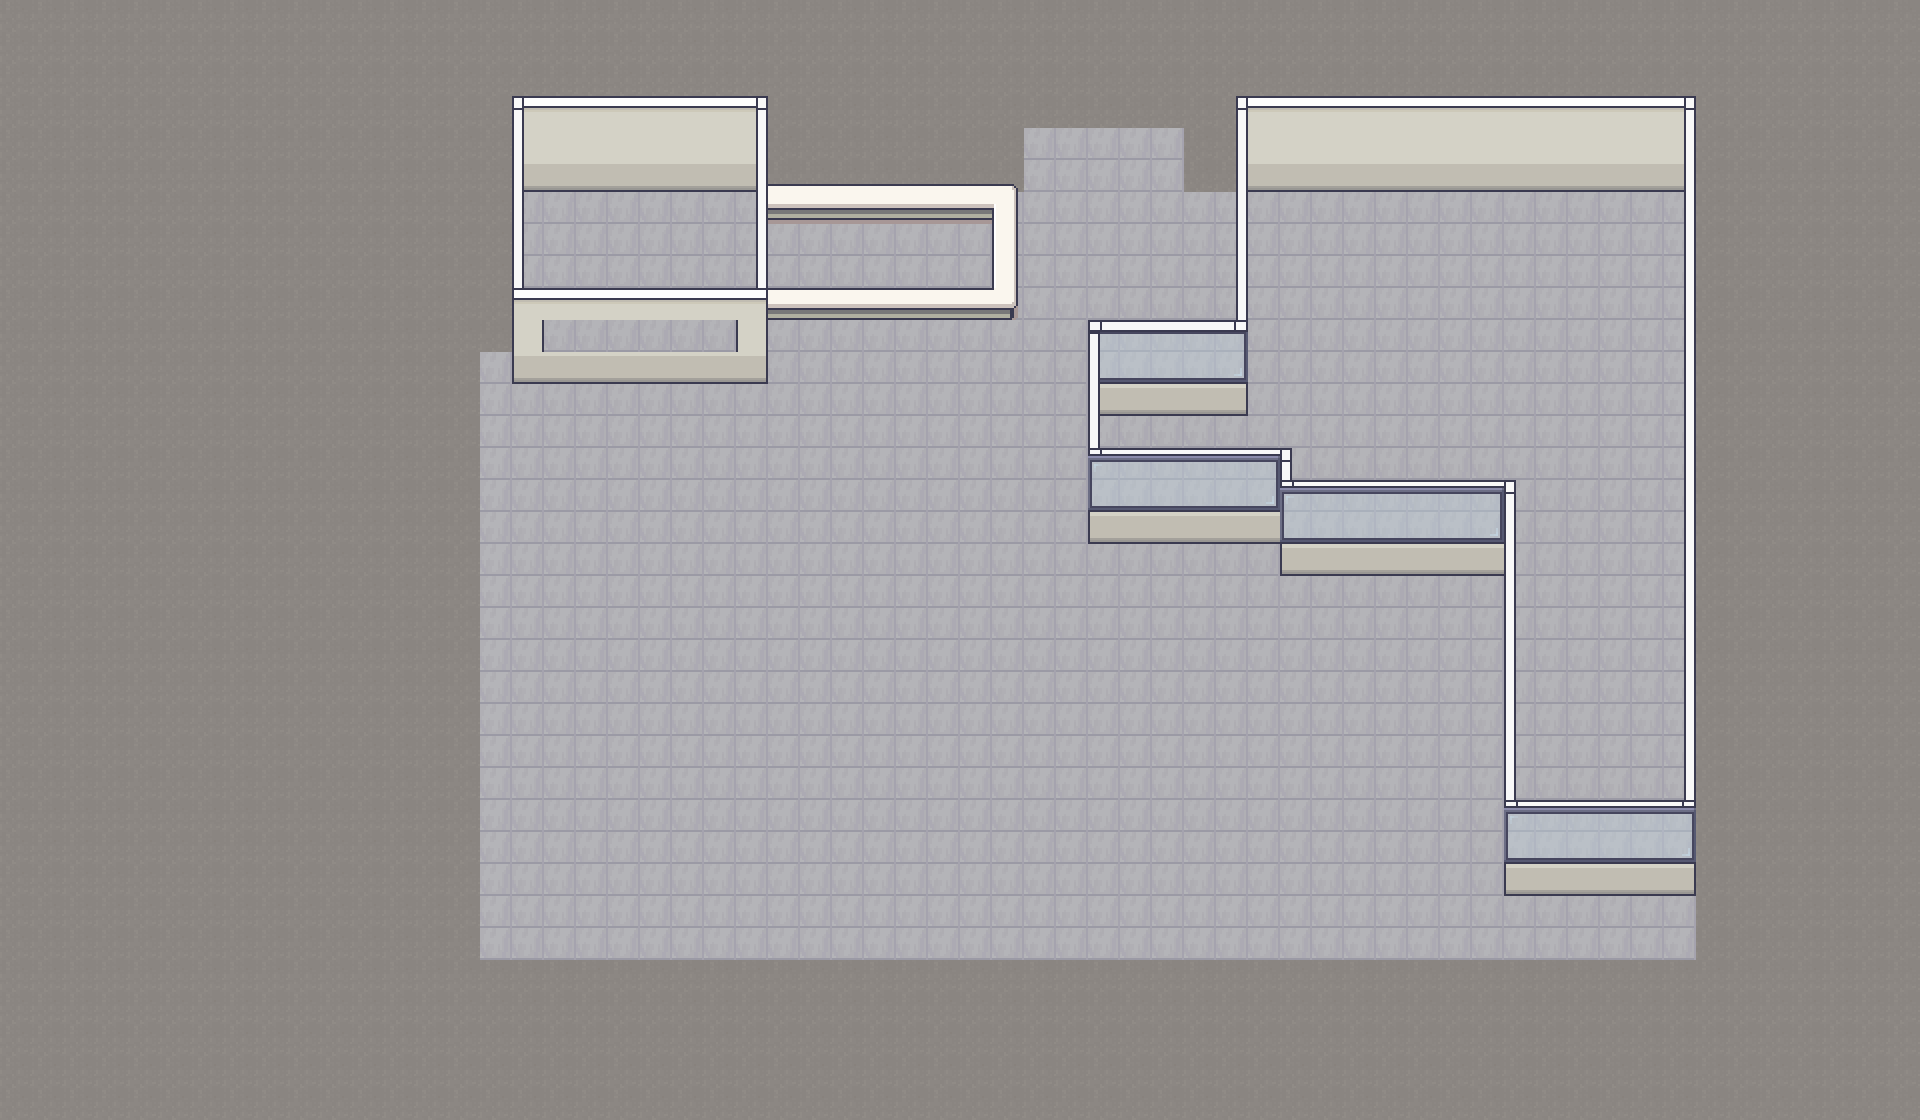

Rendered tile map (Tiled .tmx) drawn with the repository's tilesets; below, a short description and the map source with its tile grids summarised:
An orthogonal 60x35 tile map with 32x32 px tiles, 7 tile layers (FLOORING, GLASS -1, WALLS, WALLS 1, ...), 2 tilesets.

<map version="1.10" tiledversion="1.10.2" orientation="orthogonal" renderorder="right-down" width="60" height="35" tilewidth="32" tileheight="32" infinite="0" nextlayerid="9" nextobjectid="1">
 <tileset firstgid="1" source="../../TSX FILES/ROOM_BUILDER.tsx" />
 <tileset firstgid="8285" source="../../TSX FILES/FULL_INTERIOR.tsx" />
 <layer id="1" name="FLOORING" width="60" height="35">
  <data>[2100 cells, 2100 non-empty, 2 distinct tile ids]</data>
 </layer>
 <layer id="8" name="GLASS -1" width="60" height="35">
  <data>[2100 cells, 10 non-empty, 4 distinct tile ids]</data>
 </layer>
 <layer id="2" name="WALLS" width="60" height="35">
  <data>[2100 cells, 118 non-empty, 11 distinct tile ids]</data>
 </layer>
 <layer id="3" name="WALLS 1" width="60" height="35">
  <data>[2100 cells, 86 non-empty, 11 distinct tile ids]</data>
 </layer>
 <layer id="7" name="WALLS 2" width="60" height="35">
  <data>[2100 cells, 11 non-empty, 4 distinct tile ids]</data>
 </layer>
 <layer id="6" name="GLASS" width="60" height="35">
  <data>[2100 cells, 38 non-empty, 6 distinct tile ids]</data>
 </layer>
 <layer id="4" name="KITCHEN" width="60" height="35">
  <data>[2100 cells, 0 non-empty, 0 distinct tile ids]</data>
 </layer>
</map>
